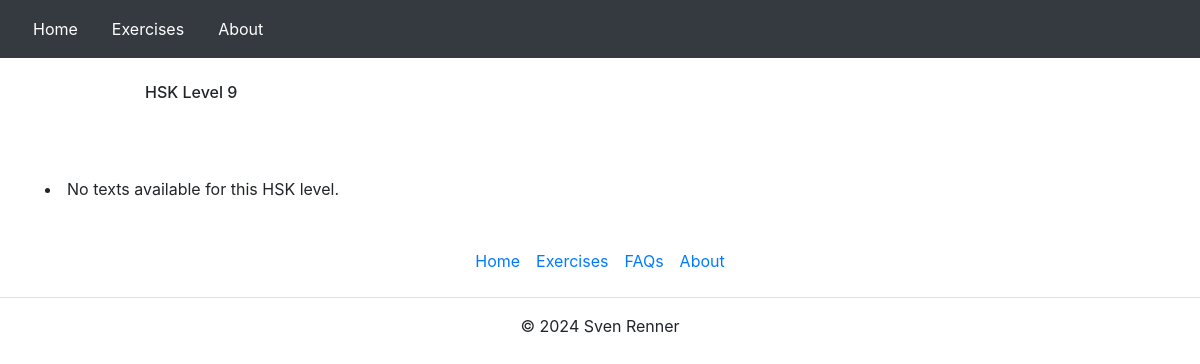
Page /chinese_hsk/hsk/9/ on the earlier database version.
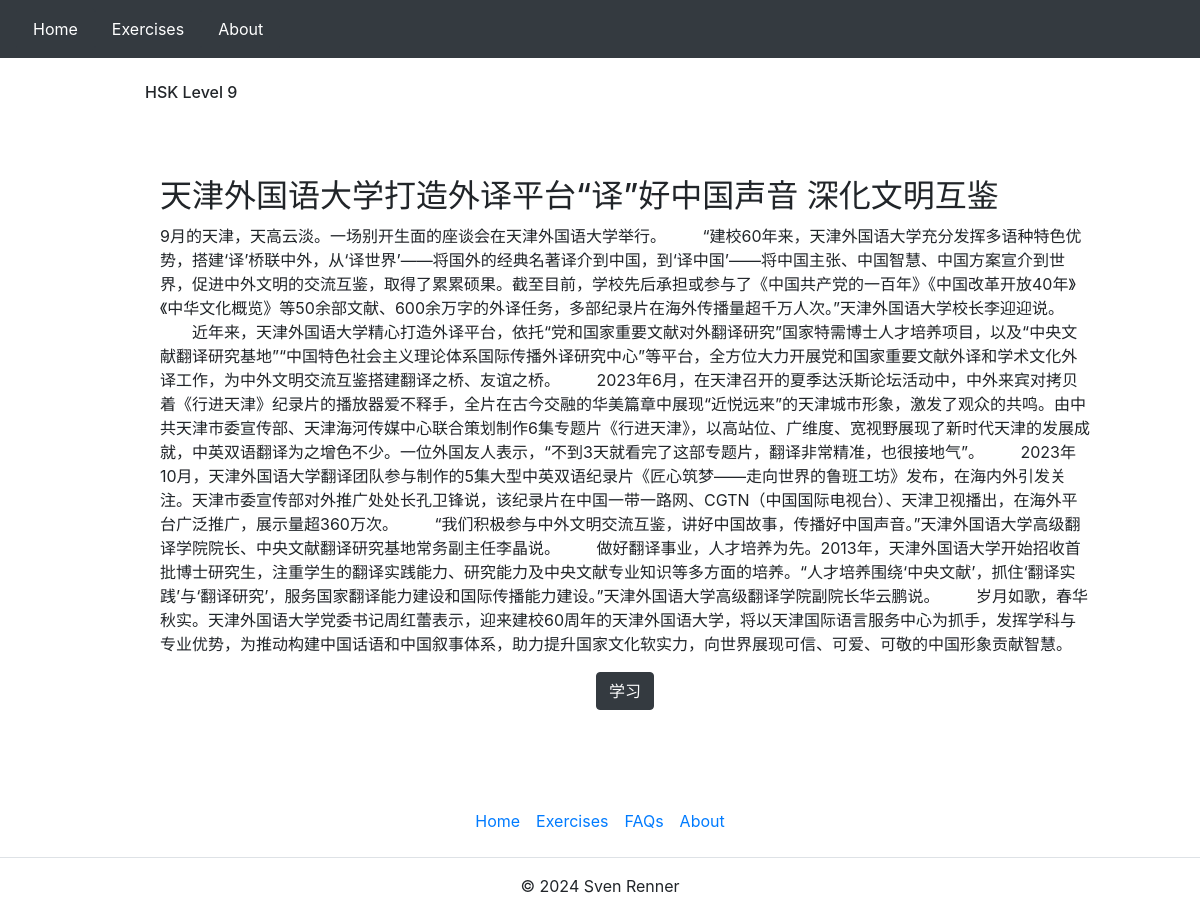
Same page on the later database version.
### chinese_hsk/models.py (models this page shows, shortened)
class TextMeta(models.Model):
    text_id = models.AutoField(primary_key=True)
    hsk_level = models.IntegerField()
    source = models.ForeignKey(Source, on_delete=models.CASCADE)  # Linking to Source

class TextTitle(models.Model):
    text_id = models.OneToOneField(TextMeta, on_delete=models.CASCADE)
    text_name = models.CharField(max_length=255)

class TextFull(models.Model):
    text_id = models.OneToOneField(TextMeta, on_delete=models.CASCADE)
    text_full = models.TextField()

### chinese_hsk/views.py (the view)
# urls.py: path('hsk/<int:hsk_level>/', hsk_texts, name='hsk_texts'),
def hsk_texts(request, hsk_level):
    texts = TextMeta.objects.filter(hsk_level=hsk_level).select_related('texttitle')
    context = {
        'texts': texts,
        'hsk_level': hsk_level,
    }
    return render(request, 'chinese_hsk/hsk_texts.html', context)

### chinese_hsk/templates/chinese_hsk/hsk_texts.html
{% extends "chinese_hsk/layout.html" %}
{% block body %}
<div class="container">
    <h6 style="margin: 25px 50px 75px 100px">HSK Level {{ hsk_level }} </h6>
    {% for text in texts %}
        <div class="col-md-auto" style="margin: 25px 50px 75px 100px">
            <h2>{{ text.texttitle.text_name }}</h2>
            <p>{{ text.textfull.text_full }}</p>
            {% if text.textparagraph_set.first %}
            <div class="text-center">
                <a href="{% url 'paragraph_blankedeasy' text_id=text.text_id p_number=1 %}"class="btn btn-dark">学习</a>
            </div>
            {% else %}
                <p><em>No paragraphs available for this text.</em></p>
            {% endif %}
        </div>
    {% empty %}
        <li>No texts available for this HSK level.</li>
    {% endfor %}
</div>
{% endblock %}

Differences in the rows shown:
added TextMeta: texttitle.text_name "天津外国语大学打造外译平台“译”好中国声音 深化文明互鉴", textfull.text_full "9月的天津，天高云淡。一场别开生面的座谈会在天津外国语大学举行。 “建校60年来，天津外国语大学充分发挥多语种特色优势，搭建‘译’桥联中外，从‘译世界’——将国外的经典名著译介到中国，到‘译中国’——将中国主张、中国智慧、中国方案宣介到世界，促进中外文明的交流互鉴，取得了累累硕果。截至目前，学校先后承担或参与了《中国共产党的一百年》《中国改革开放40年》《中华文化概览》等50余部文献、600余万字的外译任务，多部纪录片在海外传播量超千万人次。”天津外国语大学校长李迎迎说。 近年来，天津外国语大学精心打造外译平台，依托“党和国家重要文献对外翻译研究”国家特需博士人才培养项目，以及“中央文献翻译研究基地”“中国特色社会主义理论体系国际传播外译研究中心”等平台，全方位大力开展党和国家重要文献外译和学术文化外译工作，为中外文明交流互鉴搭建翻译之桥、友谊之桥。 2023年6月，在天津召开的夏季达沃斯论坛活动中，中外来宾对拷贝着《行进天津》纪录片的播放器爱不释手，全片在古今交融的华美篇章中展现“近悦远来”的天津城市形象，激发了观众的共鸣。由中共天津市委宣传部、天津海河传媒中心联合策划制作6集专题片《行进天津》，以高站位、广维度、宽视野展现了新时代天津的发展成就，中英双语翻译为之增色不少。一位外国友人表示，“不到3天就看完了这部专题片，翻译非常精准，也很接地气”。…", shows "学习"
Other differences:
text no longer shown: "No texts available for this HSK level."
